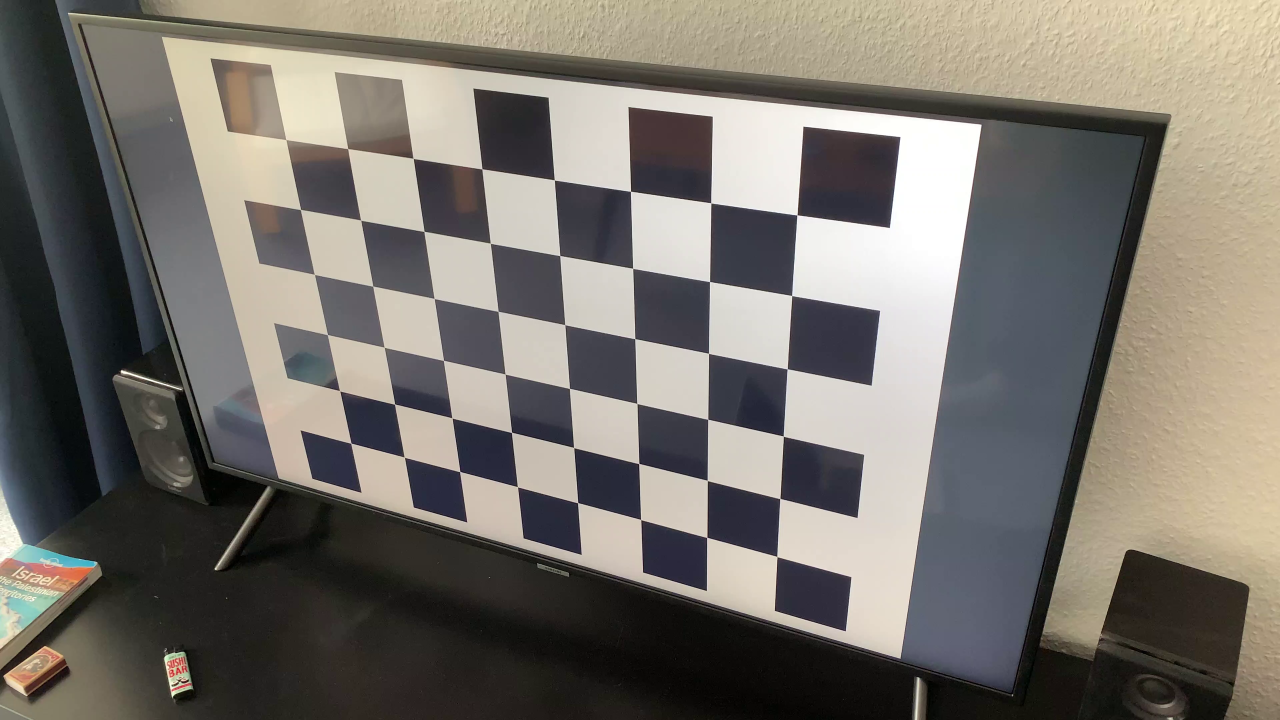
#> input picture src/camera_calibration/calibration_images/vlcsnap-2019-06-10-14h48m32s934.png, 3840 x 2160 px (shown at 1/3 size); its folder holds 5 pictures in this run
$ python CameraCalibration.py
#> lines starting #> are read from the running program, lines starting #| are printed output that depends on the picture
### src/utils/image_utils.py
"""Miscellaneous utility functions for working with images"""
import os

import cv2.cv2 as cv2
from moviepy.video.io.VideoFileClip import VideoFileClip

from src.utils.timer import timing


# [31 lines left out: functions letterbox_image, take_center_square, not called in this run]


def resize_image(image, desired_size):
    """resize image to desired size (width, height)"""

    resized_image = cv2.resize(image, desired_size)

    return resized_image


# [85 lines left out: functions get_image_patch_from_rect, get_image_patch_from_contour, show, save_debug_image, get_frames, draw_rectangle and 1 more, not called in this run]

### src/utils/timer.py
from collections import Counter
from functools import wraps
from time import time

from tabulate import tabulate

number_of_calls = Counter()
total_time_per_function = Counter()


def timing(function_to_time):
    # [8 lines left out: function wrapper, not called in this run]

    return wrapper


# [7 lines left out: function print_timing_results, not called in this run]

### src/camera_calibration/CameraCalibration.py
"""
Code adapted from
https://opencv-python-tutroals.readthedocs.io/en/latest/py_tutorials/py_calib3d/py_calibration/py_calibration.html
"""

import glob

import cv2.cv2 as cv2
import numpy as np

from src.utils.image_utils import resize_image
from src.utils.timer import timing


class CameraCalibration:
    """
    Class used to get rid of distortion in images. It needs a calculated calibration matrix for each new camera model.
    """

    def __init__(self, path_to_camera_model_file):
        self.camera_matrix, self.distortion_coeffs, self.camera_matrix_with_crop = load_calibration_data(path_to_camera_model_file)

    @timing
    def undistort(self, image):
        return cv2.undistort(image, self.camera_matrix, self.distortion_coeffs, None, self.camera_matrix_with_crop)


def calculate_camera_matrix_and_distortion_coefficients(camera_model_name):
    # termination criteria
#> called with camera_model_name = 'iPhoneXR_4k_60'
    criteria = (cv2.TERM_CRITERIA_EPS + cv2.TERM_CRITERIA_MAX_ITER, 30, 0.001)

    # prepare object points, like (0,0,0), (1,0,0), (2,0,0) ....,(7,5,0)
    object_points = np.zeros((6 * 8, 3), np.float32)
    object_points[:, :2] = np.mgrid[0:8, 0:6].T.reshape(-1, 2)

    # Arrays to store object points and image points from all the images.
    real_world_points = []  # 3d point in real world space
    image_points = []  # 2d points in image plane.

    image_paths = glob.glob("calibration_images/*.png")

    for path_to_image in image_paths:
        img = cv2.imread(path_to_image)
#> img is the input picture: shape (2160, 3840, 3); mean B, G, R 108.7, 115.5, 119.9
        gray = cv2.cvtColor(img, cv2.COLOR_BGR2GRAY)
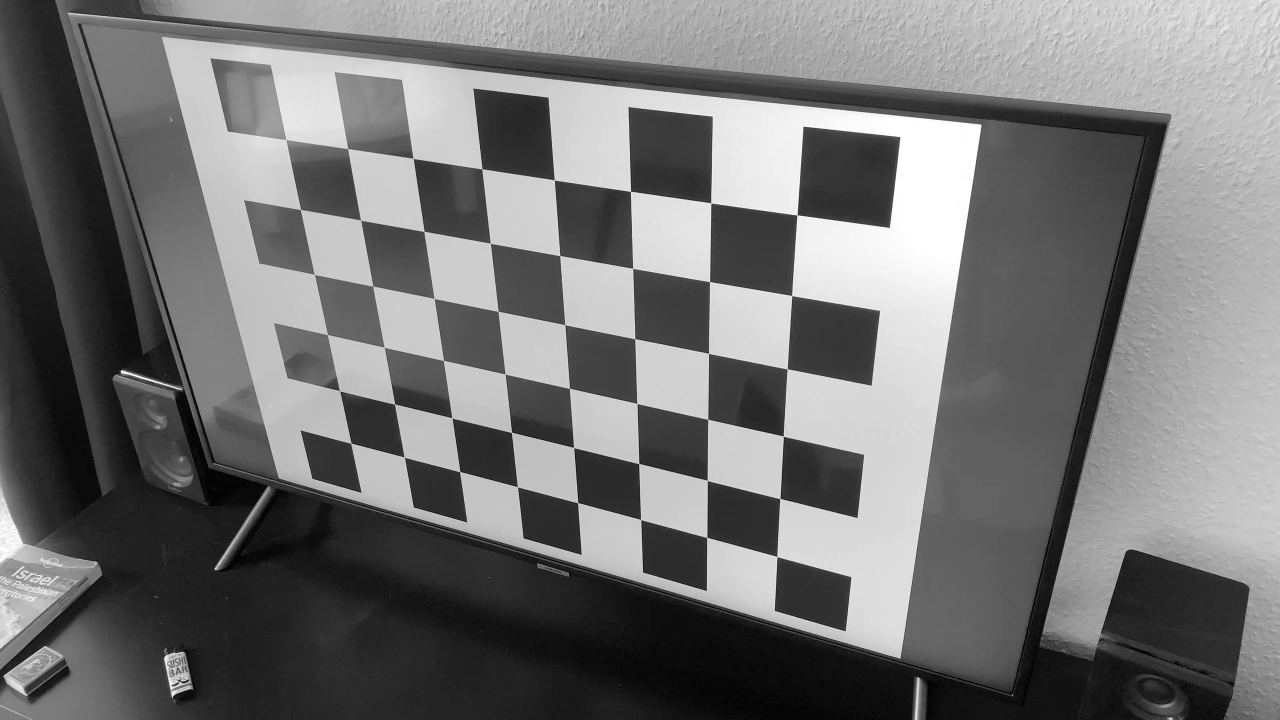
#> gray: shape (2160, 3840) (shown at 1/3 size); min 0, max 255, mean 116

        # Find the chess board corners
        chess_board_successfully_detected, corners = cv2.findChessboardCorners(gray, (8, 6), None)
#> chess_board_successfully_detected = True; corners = 48 rows, first 8: [858.6, 419.7], [1044, 446.5], [1240.8, 476.8], [1446.6, 507.3], [1663.9, 540.7], [1892.7, 574.7], [2133.6, 609.5], [2391.6, 645.6]
        print("Found chess board in: " + path_to_image + " : " + str(chess_board_successfully_detected))
#| Found chess board in: calibration_images/vlcsnap-2019-06-10-14h48m32s934.png : True

        # If found, add object points, image points (after refining them)
        if chess_board_successfully_detected:
            real_world_points.append(object_points)

            refined_corners = cv2.cornerSubPix(gray, corners, (11, 11), (-1, -1), criteria)
#> refined_corners = 48 rows, first 8: [858.6, 419.7], [1044.4, 446.8], [1240.6, 476.2], [1446.8, 507.5], [1663.8, 540.8], [1892.5, 574.6], [2133.6, 609.5], [2391.7, 645.7]
            image_points.append(refined_corners)
#> pass 2 of the loop in calculate_camera_matrix_and_distortion_coefficients, `for path_to_image in image_paths:`:
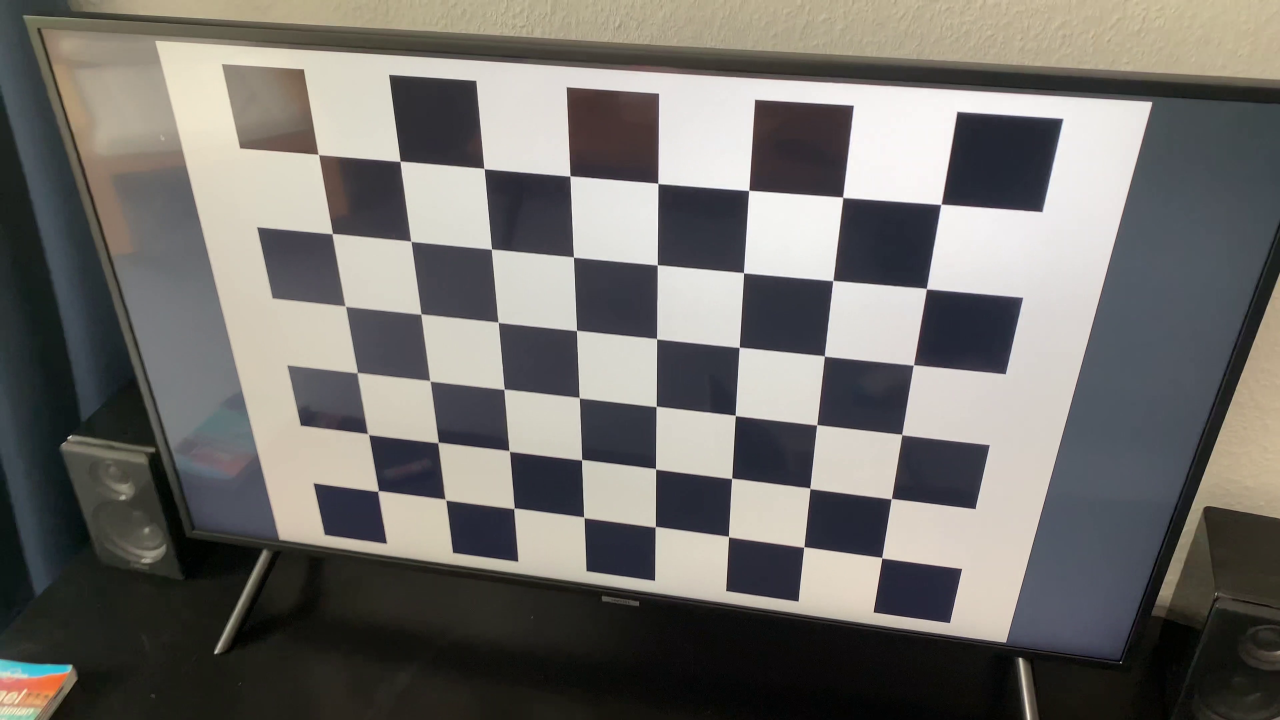
#> input picture src/camera_calibration/calibration_images/vlcsnap-2019-06-10-14h48m37s385.png, 3840 x 2160 px (shown at 1/3 size)
#> in calculate_camera_matrix_and_distortion_coefficients, img is the input picture: shape (2160, 3840, 3); mean B, G, R 107.7, 111.7, 114.1
#> in calculate_camera_matrix_and_distortion_coefficients, `gray = cv2.cvtColor(img, cv2.COLOR_BGR2GRAY)`:
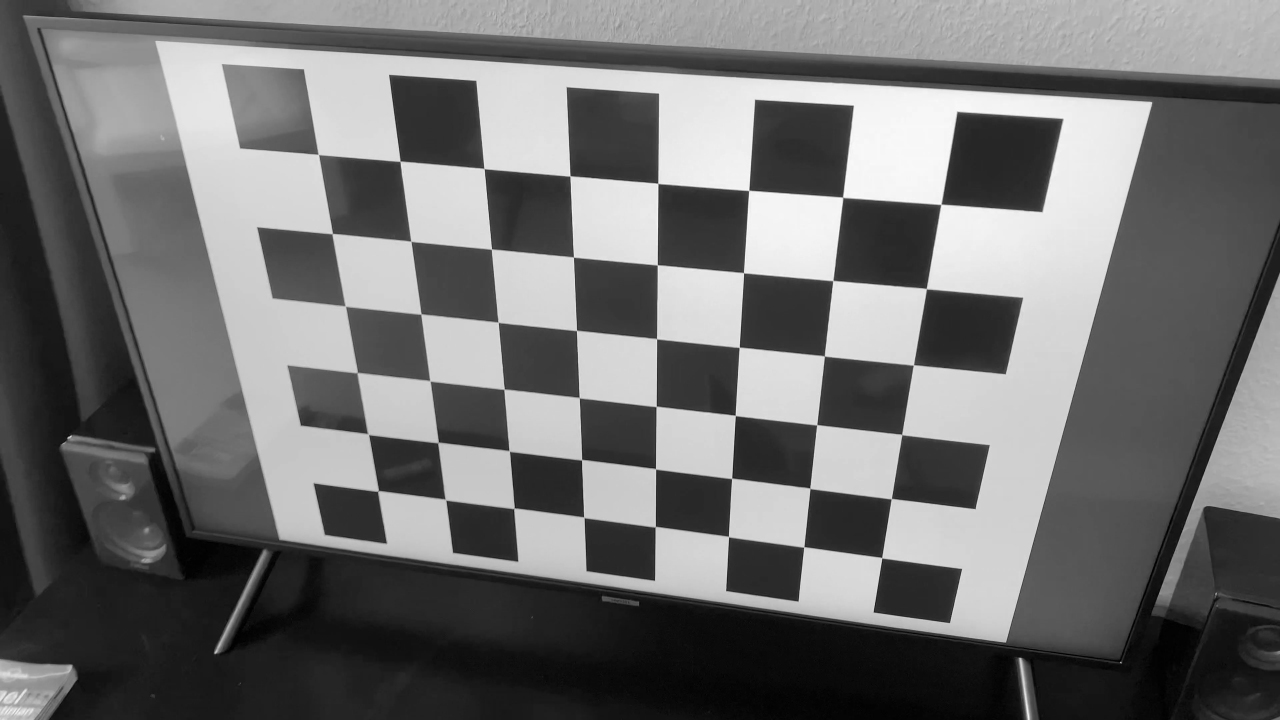
#> gray: shape (2160, 3840) (shown at 1/3 size); min 0, max 255, mean 112
#> corners = 48 rows, first 8: [955.7, 465.2], [1200.5, 484.5], [1453, 506.5], [1710.9, 527.6], [1974.8, 552.9], [2247.6, 571.7], [2528.5, 592.5], [2824.3, 614.7]
#| Found chess board in: calibration_images/vlcsnap-2019-06-10-14h48m37s385.png : True
#> refined_corners = 48 rows, first 8: [956.2, 464.3], [1201.2, 484.4], [1452.9, 506.4], [1710.9, 528.7], [1974.7, 551.1], [2247.4, 572.1], [2529, 592.7], [2823.6, 613.8]
#> pass 3 of the loop in calculate_camera_matrix_and_distortion_coefficients, `for path_to_image in image_paths:`:
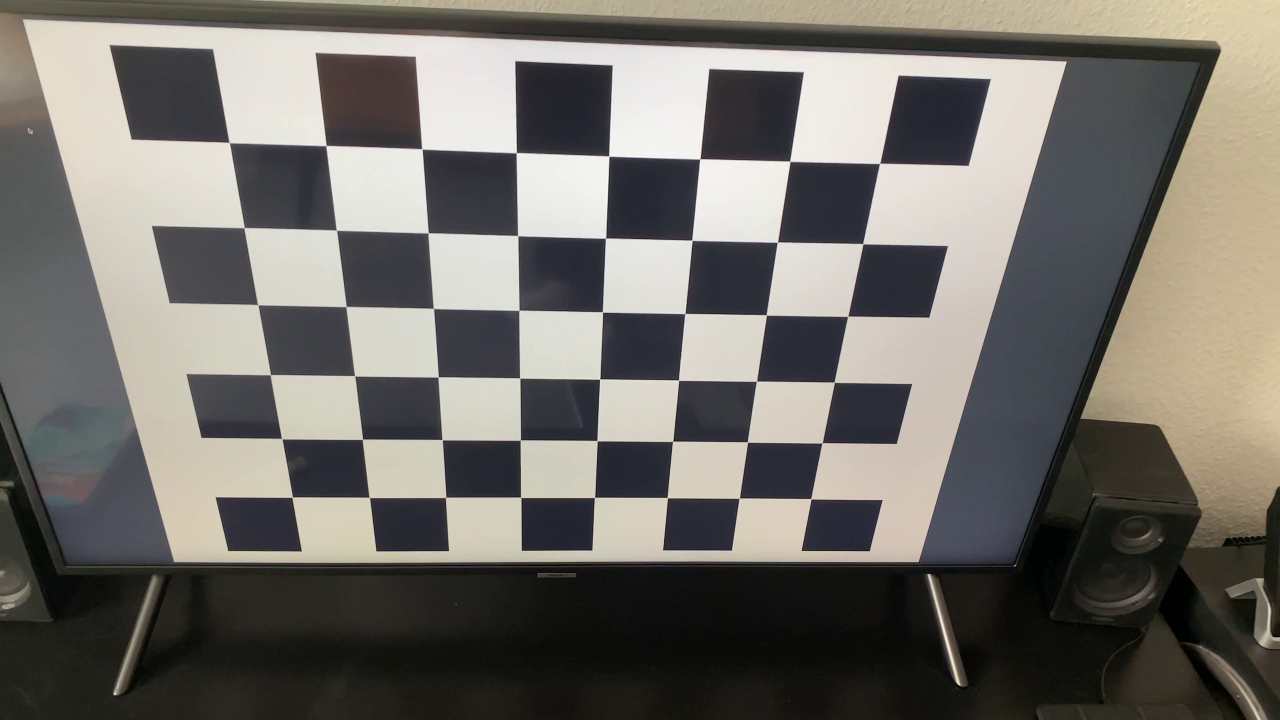
#> input picture src/camera_calibration/calibration_images/vlcsnap-2019-06-10-14h48m41s191.png, 3840 x 2160 px (shown at 1/3 size)
#> in calculate_camera_matrix_and_distortion_coefficients, img is the input picture: shape (2160, 3840, 3); mean B, G, R 105.8, 111.2, 114.3
#> in calculate_camera_matrix_and_distortion_coefficients, `gray = cv2.cvtColor(img, cv2.COLOR_BGR2GRAY)`:
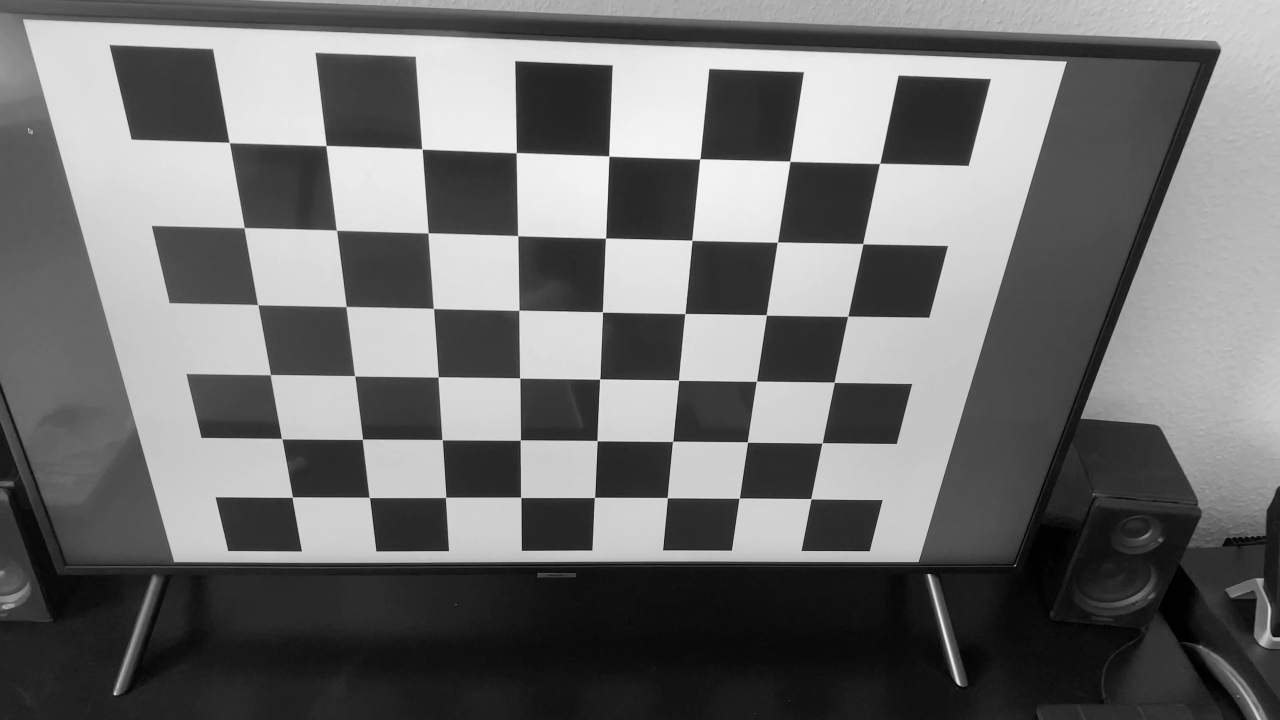
#> gray: shape (2160, 3840) (shown at 1/3 size); min 0, max 255, mean 111.5
#> corners = 48 rows, first 8: [688.9, 428.4], [979, 435.5], [1266.9, 448.7], [1549.8, 458], [1827, 468.6], [2100.5, 477.5], [2370.5, 484.8], [2640.3, 490.3]
#| Found chess board in: calibration_images/vlcsnap-2019-06-10-14h48m41s191.png : True
#> refined_corners = 48 rows, first 8: [688.8, 428.4], [979.2, 437.3], [1267.2, 448.3], [1549.6, 459.2], [1827.5, 468.9], [2100.7, 477.4], [2370.5, 484.6], [2639.8, 491.1]
#> the loop made 5 passes; the first 3 are shown

            # Draw and display the corners
            # img = cv2.drawChessboardCorners(img, (7, 6), refined_corners, chess_board_successfully_detected)
            # cv2.imshow('img', resize_image(img, (1920, 1080)))
            # cv2.waitKey()

    cv2.destroyAllWindows()

    ret, camera_matrix, distortion_coeffs, rvecs, tvecs = cv2.calibrateCamera(real_world_points, image_points, gray.shape[::-1], None, None)

    h, w = gray.shape[:2]
#> h = 2160; w = 3840
    camera_matrix_with_crop, roi = cv2.getOptimalNewCameraMatrix(camera_matrix, distortion_coeffs, (w, h), 1, (w, h))

    file_name = "camera_calibration_%s.npz" % camera_model_name
    np.savez(file_name, camera_matrix=camera_matrix, distortion_coeffs=distortion_coeffs, camera_matrix_with_crop=camera_matrix_with_crop)


def load_calibration_data(path_to_camera_model_file):
    data = np.load(path_to_camera_model_file)
    camera_matrix = data["camera_matrix"]
    distortion_coeffs = data["distortion_coeffs"]
    camera_matrix_with_crop = data["camera_matrix_with_crop"]
    return camera_matrix, distortion_coeffs, camera_matrix_with_crop


def undistort(image_path, camera_matrix, distortion_coeffs, camera_matrix_with_crop):
    image = cv2.imread(image_path)
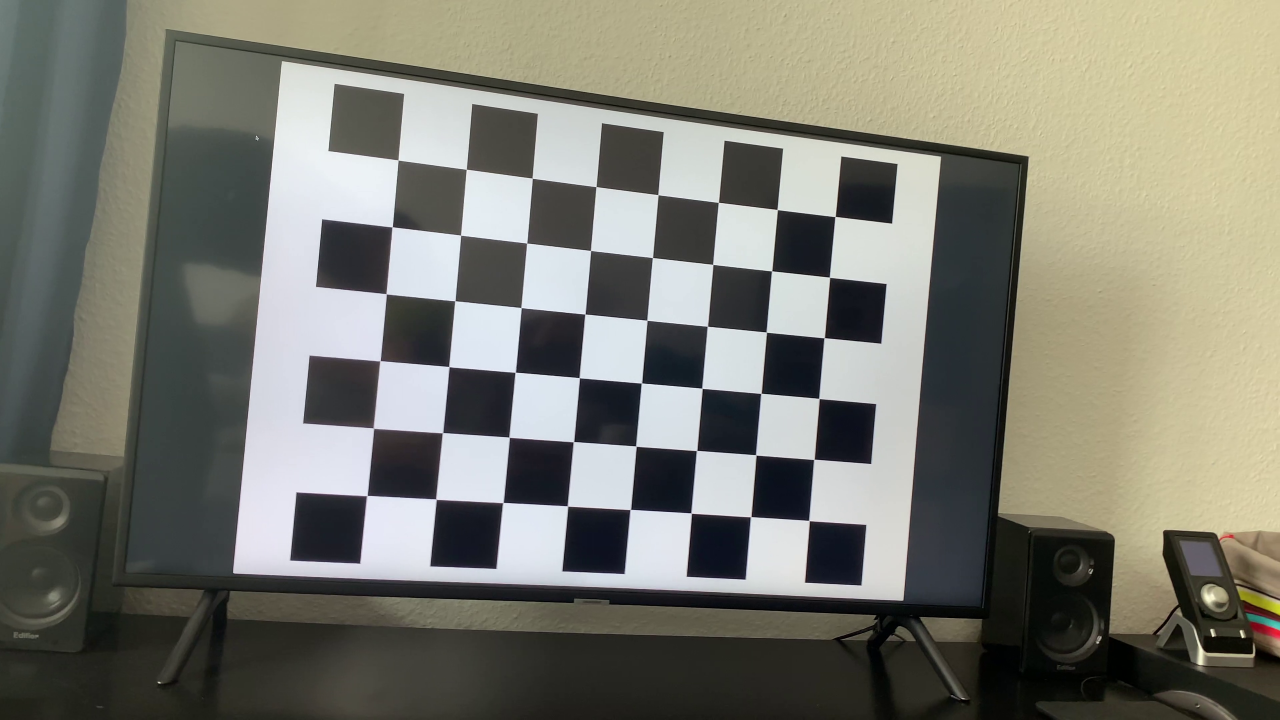
#> input picture src/camera_calibration/calibration_images/vlcsnap-2019-06-10-14h49m29s009.png, 3840 x 2160 px (shown at 1/3 size)
#> image is the input picture: shape (2160, 3840, 3); mean B, G, R 113.5, 123.9, 124
    cv2.imshow('distorted', resize_image(image, (1920, 1080)))
    cv2.waitKey()
    undistorted_image = cv2.undistort(image, camera_matrix, distortion_coeffs, None, camera_matrix_with_crop)
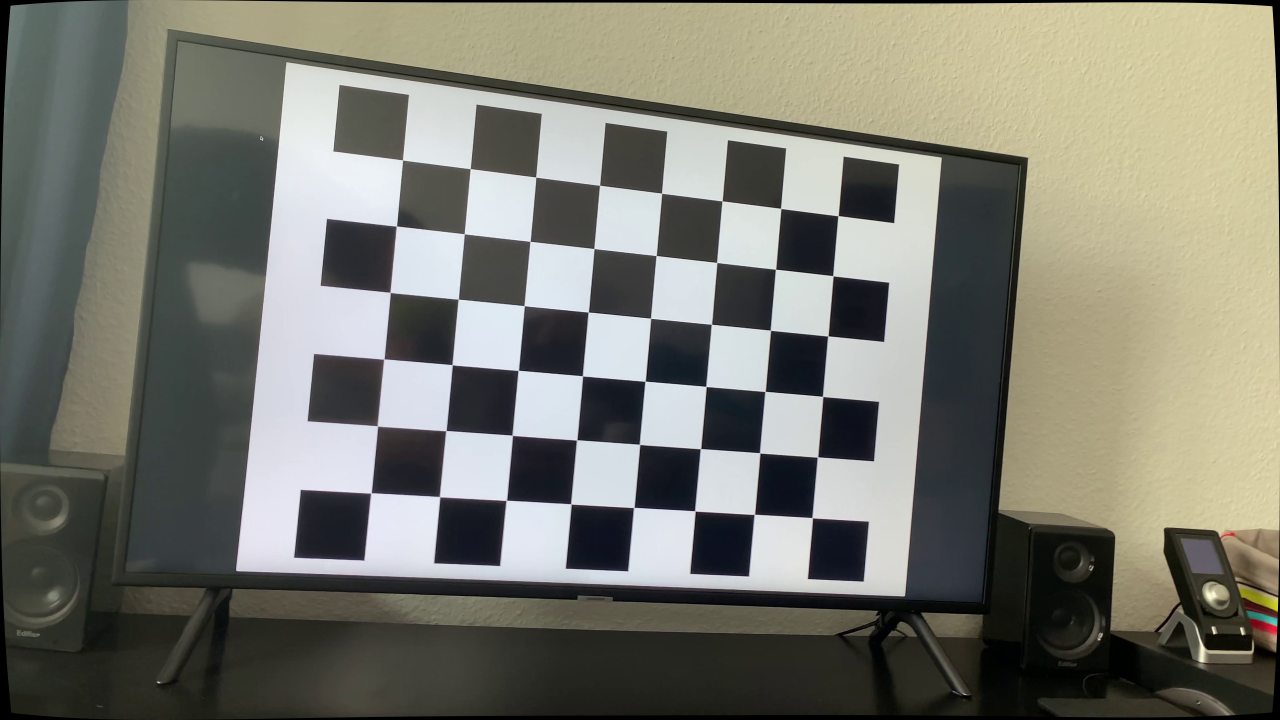
#> undistorted_image: shape (2160, 3840, 3) (shown at 1/3 size); mean B, G, R 112.1, 122.3, 122.4
    cv2.imshow('undistorted', resize_image(undistorted_image, (1920, 1080)))
    cv2.waitKey()


# For local development/debugging
if __name__ == "__main__":
    calculate_camera_matrix_and_distortion_coefficients("iPhoneXR_4k_60")
    camera_matrix, distortion_coeffs, camera_matrix_with_crop = load_calibration_data("camera_calibration_iPhoneXR_4k_60.npz")
    undistort("calibration_images/vlcsnap-2019-06-10-14h49m29s009.png", camera_matrix, distortion_coeffs, camera_matrix_with_crop)
